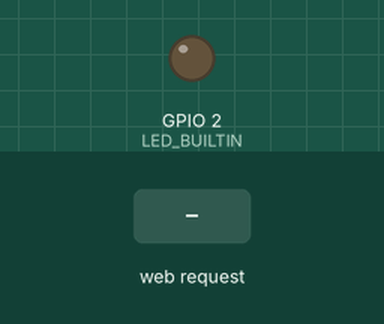
Simulated run of this sketch. Board: ESP8266 (NodeMCU). Shown: output pins drawn as LEDs (lit = HIGH, except the on-board LED, lit = LOW). The test bench sets the inputs (shaded band). WiFi joins after 1.5 s; servers stay silent unless stated; what the sketch prints to the serial monitor is not drawn.

Above: at 2.7 s.
2.8 s: HTTP request GET /on received
At 3.7 s:
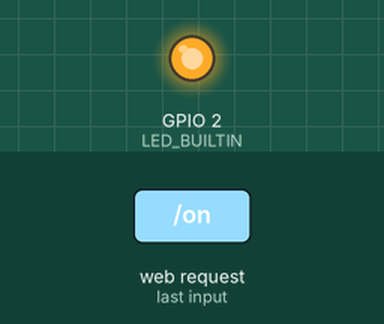
4.3 s: HTTP request GET /off received
At 4.9 s:
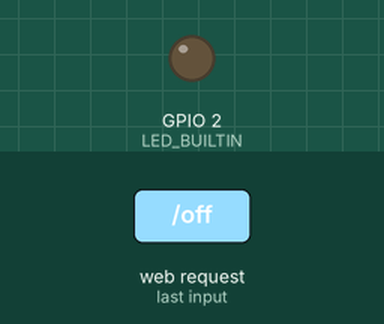
Timing chart, 0 to 7.3 s (numbered marks = the images above; inputs shaded):
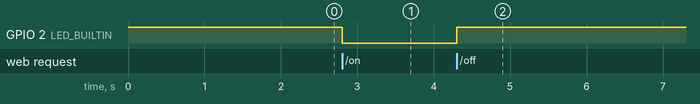

The sketch:

web_esp8266.ino
```cpp
#include <ESP8266WiFi.h>
#include <ESP8266WebServer.h>

const char* ssid = "Casaa";      // Cambia a tu red WiFi
const char* password = "5t0$NRN~Th\"B5t[}u'zg4lKlj70mQ<";

ESP8266WebServer server(80);

void handleRoot() {
  String html = "<html><body><h1>LED Control</h1><button onclick=\"location.href='/on'\">Turn On</button><button onclick=\"location.href='/off'\">Turn Off</button></body></html>";
  server.send(200, "text/html", html);
}

void handleLEDOn() {
  digitalWrite(LED_BUILTIN, LOW); // Enciende el LED
  server.send(200, "text/html", "LED is ON");
}

void handleLEDOff() {
  digitalWrite(LED_BUILTIN, HIGH); // Apaga el LED
  server.send(200, "text/html", "LED is OFF");
}

void setup() {
  pinMode(LED_BUILTIN, OUTPUT);
  digitalWrite(LED_BUILTIN, HIGH); // LED apagado por defecto

  Serial.begin(115200);
  WiFi.begin(ssid, password);

  while (WiFi.status() != WL_CONNECTED) {
    delay(500);
    Serial.print(".");
  }
  Serial.println("WiFi connected");

  server.on("/", handleRoot);
  server.on("/on", handleLEDOn);
  server.on("/off", handleLEDOff);

  server.begin();
  Serial.println("HTTP server started");

  Serial.print("IP Address: ");
  Serial.println(WiFi.localIP());
}

void loop() {
  server.handleClient();

  // Verifica si hay datos disponibles en el puerto serial
  if (Serial.available() > 0) {
    char command = Serial.read();  // Lee el carácter recibido

    // Si se recibe 'w', imprime la dirección IP
    if (command == 'w') {
      Serial.print("IP Address: ");
      Serial.println(WiFi.localIP());
    }
  }
}
```

Measured:
- after the input at 2.8 s, GPIO 2 (LED_BUILTIN): HIGH → LOW at once
- after the input at 4.3 s, GPIO 2 (LED_BUILTIN): LOW → HIGH at once
